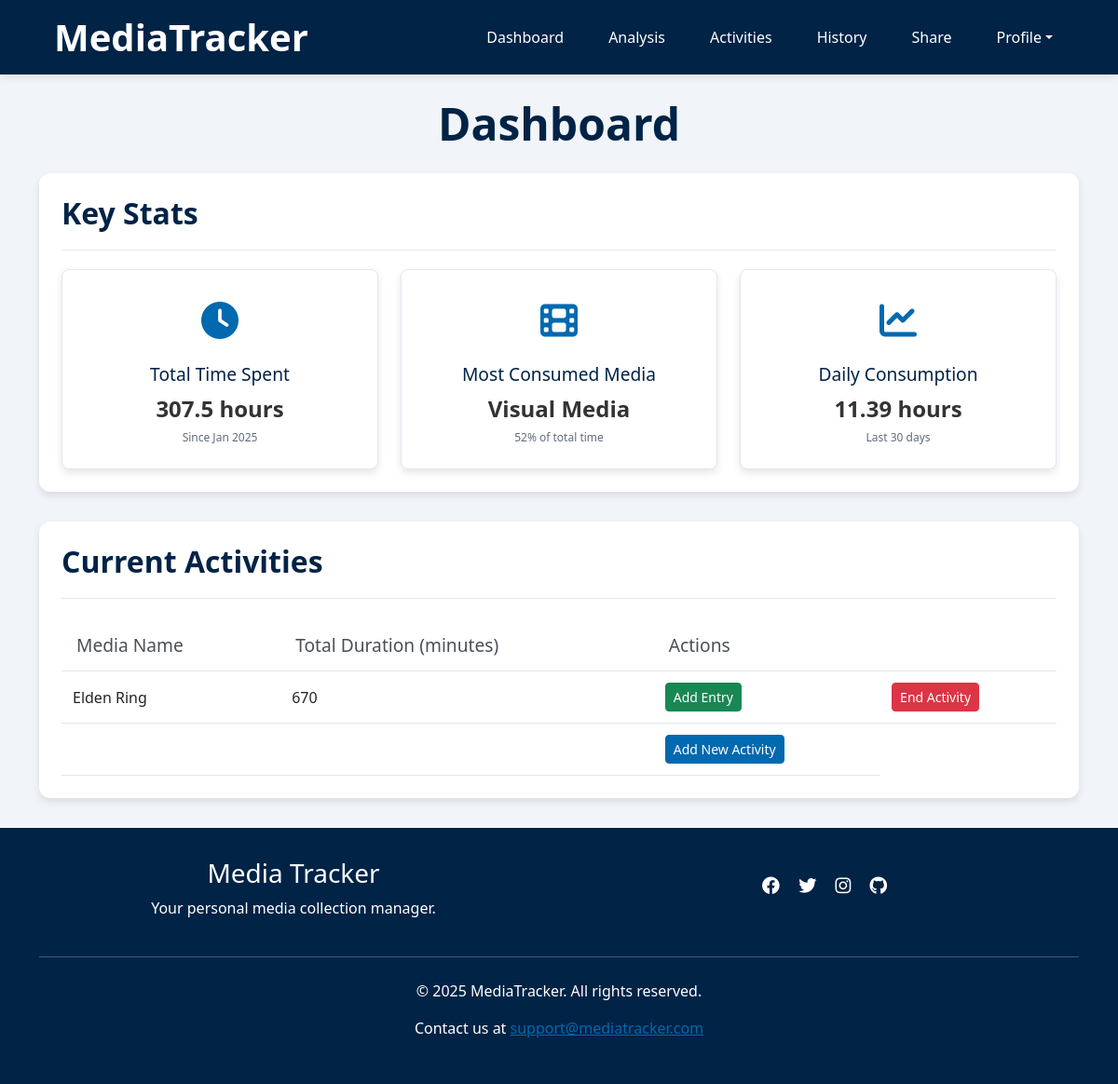
/dashboard (signed in), run on an earlier commit of the app's database.
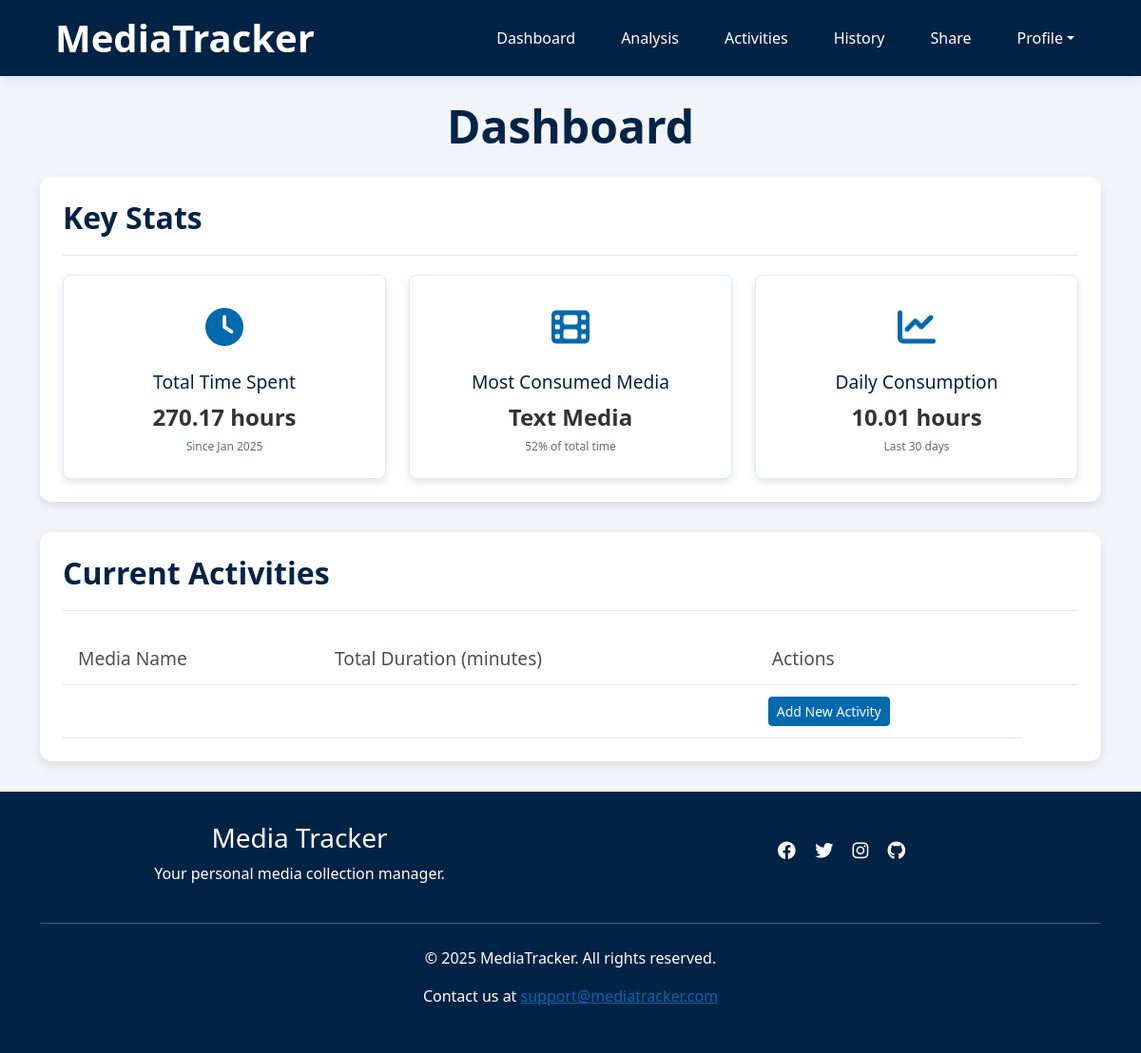
And on a later commit of the database.
### app/models.py (models this page shows)
class Activities(db.Model):
    __tablename__ = 'Activities'
    id = db.Column(db.Integer, primary_key=True)
    username = db.Column(db.String(80), db.ForeignKey('Users.username'), nullable=False)
    media_type = db.Column(db.String(50), nullable=False)
    media_subtype = db.Column(db.String(50), nullable=True)
    media_name = db.Column(db.String(120), nullable=False)
    status = db.Column(db.String(20), nullable=False, default='ongoing')
    start_date = db.Column(db.Date, nullable=True)
    end_date = db.Column(db.Date, nullable=True)
    rating = db.Column(db.Float, nullable=True)
    comment = db.Column(db.Text, nullable=True)
    media_entries = db.relationship('Entries', backref='activity')

### app/routes.py (the view)
@blueprint.route('/dashboard', methods=['GET'])
@login_required
def dashboard():
    result = get_dashboard_data(current_user.username)
    if result: return result

### app/helpers/dashboard_functions.py (called while the page is built)
def get_dashboard_data(username):
    add_entry_form = AddEntryForm()  # Create an instance of the AddEntryForm
    end_activity_form = EndActivityForm()  # Create an instance of the EndActivityForm
    add_activity_form = AddActivityForm()  # Create an instance of the AddActivityForm
    stats = get_user_statistics(username)
    current_activities = get_current_activities(username)
    return render_template(
        'dashboard.html',
        total_time=stats['total_time'],
        most_consumed_media=stats['most_consumed_media'],
        daily_average_time=stats['daily_average_time'],
        current_activities=current_activities,
        add_entry_form=add_entry_form,
        end_activity_form=end_activity_form,
        add_activity_form=add_activity_form
    )

### app/models.py (called while the page is built)
@login.user_loader
def load_user(username):
    return db.session.get(Users, username)

### app/templates/dashboard.html (shortened to what this page needs)
{% extends "base.html" %}
{% block content %}
<div class="container">
    <h1 class="text-center page-title">Dashboard</h1>
     <section class="section wow fadeInUp" data-wow-duration="0.2s" data-wow-delay="0.05s">
        <div class="section-header">
            <h2 class="section-title">Key Stats</h2>
        </div>
        <div class="stats-grid">
            <div class="stats-metric-card">
                <div class="stats-icon clock">
                    <i class="fas fa-clock"></i>
                </div>
                <div class="container">
                    <div class="stats-info"><h3>Total Time Spent</h3></div>
                    <div class="stats-info"><p>{{ total_time }} hours</p></div>
                    <div class="stats-sub">Since Jan 2025</div>
                </div>
            </div>
            <div class="stats-metric-card">
                <div class="stats-icon film">
                    <i class="fas fa-film"></i>
                </div>
                <div class="container">
                    <div class="stats-info"><h3>Most Consumed Media</h3></div>
                    <div class="stats-info"><p>{{ most_consumed_media }}</p></div>
                    <div class="stats-sub">52% of total time</div>
                </div>
            </div>
            <div class="stats-metric-card">
                <div class="stats-icon chart">
                    <i class="fas fa-chart-line"></i>
                </div>
                <div class="container">
                    <div class="stats-info"><h3>Daily Consumption</h3></div>
                    <div class="stats-info"><p>{{ daily_average_time }} hours</p></div>
                    <div class="stats-sub">Last 30 days</div>
                </div>
            </div>
        </div>
    </section>
    <section class="section wow fadeInUp" data-wow-duration="0.2s" data-wow-delay="0.1s">
        <div class="section-header" style="margin-bottom: 0;">
            <h2 class="section-title">Current Activities</h2>
        </div>
        <div  class="table-container">
        <table>
            <thead>
                <tr>
                    <th>Media Name</th>
                    <th>Total Duration (minutes)</th>
                    <th>Actions</th>
                    <th></th>
                </tr>
            </thead>
            <tbody>
                {% for activity in current_activities %}
                <tr>
                    <td>{{ activity.media_name }}</td>
                    <td>{{ activity.total_duration }}</td>
                    <td>
                        <button class="btn btn-success btn-sm" data-bs-toggle="modal" data-bs-target="#addEntryModal" data-activity-id="{{ activity.activity_id }}">Add Entry</button>
                    </td>
                    <td>
                        <button class="btn btn-danger btn-sm" data-bs-toggle="modal" data-bs-target="#endActivityModal" data-activity-id="{{ activity.activity_id }}">End Activity</button>
                    </td>
                </tr>
                {% endfor %}
                <tr>
                    <td></td><td></td>
                    <td><button class="btn btn-primary btn-sm" data-bs-toggle="modal" data-bs-target="#addActivityModal">Add New Activity</button></td>
                </tr>
            </tbody>
        </table>
        </div>
    </section>
</div>
{% endblock %}

What changed in the data, as far as the page shows it:
no longer on this page (row unchanged): Activities: media_type "Visual Media"
removed Activities: media_name "Elden Ring", total_duration "670"
now on this page (row unchanged): Activities: media_type "Text Media"
Also different on the page:
{{ total_time }}: "307.5" → "270.17"
{{ daily_average_time }}: "11.39" → "10.01"
